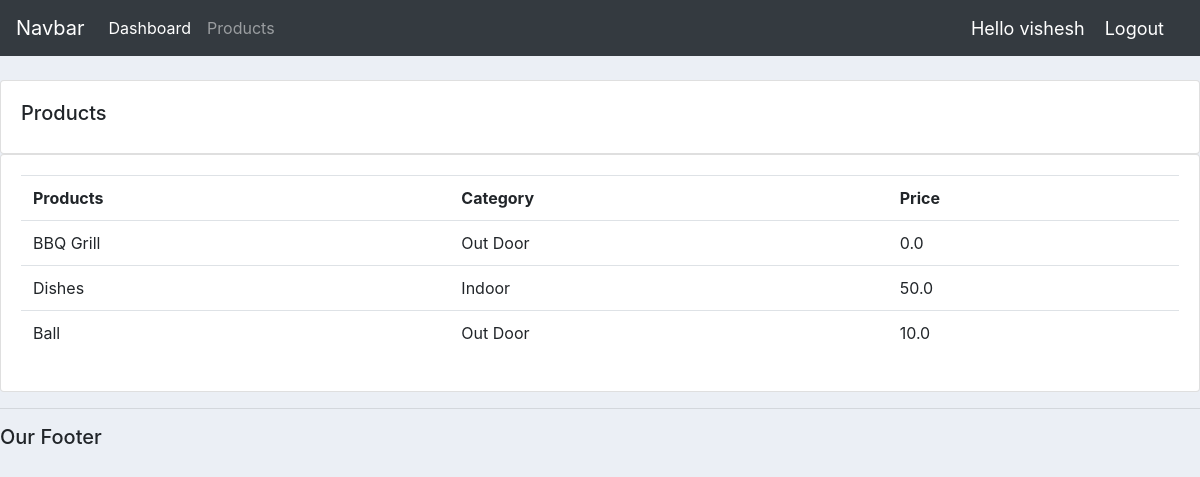
Screenshot of /products/ (signed in) with the database file from the repository.
### accounts/models.py (models this page shows, shortened)
class Product(models.Model):
    CATEGORY=(
        ('Indoor','Indoor'),
        ('Out Door','Out Door'),
    )
    name=models.CharField(max_length=200,null=True)
    price=models.FloatField(null=True)
    category=models.CharField(max_length=200,null=True,choices=CATEGORY)
    description=models.CharField(max_length=200,null=True,blank=True)
    date_created=models.DateTimeField(auto_now_add=True,null=True)
    tag=models.ManyToManyField(Tag)

### accounts/decorators.py (the view)
        def wrapper_func(request,*args,**kwargs):
            group=None
            if request.user.groups.exists():
                group=request.user.groups.all()[0].name
            if group in allowed_roles:
                return view_func(request,*args,**kwargs)
            else:
                return HttpResponse('You are not authorized to view this page')
            return view_func(request,*args,**kwargs)

### accounts/views.py (called while the page is built)
@login_required(login_url='login')
@allowed_users(allowed_roles=['admin'])
def products(request):
    products=Product.objects.all()
    return render(request, 'accounts/products.html',{'products':products})

### accounts/templates/accounts/products.html
{% extends 'accounts/main.html'%} {% block content %}
<br>
<div class="row">
    <div class="col-md">
        <div class="card card-body">
            <h5>Products</h5>
        </div>
        <div class="card card-body">
            <table class="table">
                <tr>
                    <th>Products</th>
                    <th>Category</th>
                    <th>Price</th>
                </tr>
                {% for i in products %}
                <tr>
                   <td> {{i.name}}</td>
                   <td> {{i.category}}</td>
                   <td> {{i.price}}</td>
                </tr>
                    {% endfor %}
            </table>
        </div>
    </div>
</div>
{% endblock %}

### accounts/templates/accounts/navbar.html (shortened to what this page needs)
<nav class="navbar navbar-expand-lg navbar-dark bg-dark">
  <a class="navbar-brand" href="#">Navbar</a>
  <div class="collapse navbar-collapse" id="navbarNav">
    <ul class="navbar-nav">
      {% if request.user.is_staff %}
      <li class="nav-item active">
        <a class="nav-link" href="{% url 'home' %}">Dashboard </a>
      </li>
      <li class="nav-item">
        <a class="nav-link" href="{% url 'products' %}">Products</a>
      </li>
      {% else %}
      <li class="nav-items">
        <a class="nav-link" href="{% url 'account' %}">Setting</a>
      </li>
      {% endif %}
    </ul>
  </div>
  <span class="hello-msg">Hello {{request.user}}</span>
 <span > <a class="hello-msg" href="{% url 'logout' %}">Logout</a></span>
</nav>

### static/css/main.css (style rules this page uses)
body { background-color: #ebeff5; }

### accounts/templates/accounts/navbar.html (style rules this page uses)
.hello-msg { color:#fff; margin-right:20px; font-size:18px; }

### rows the page displays
Product: name "BBQ Grill", category "Out Door", price "0.0"
Product: name "Dishes", category "Indoor", price "50.0"
Product: name "Ball", category "Out Door", price "10.0"

### other values shown
{{ request.user }} "vishesh"
